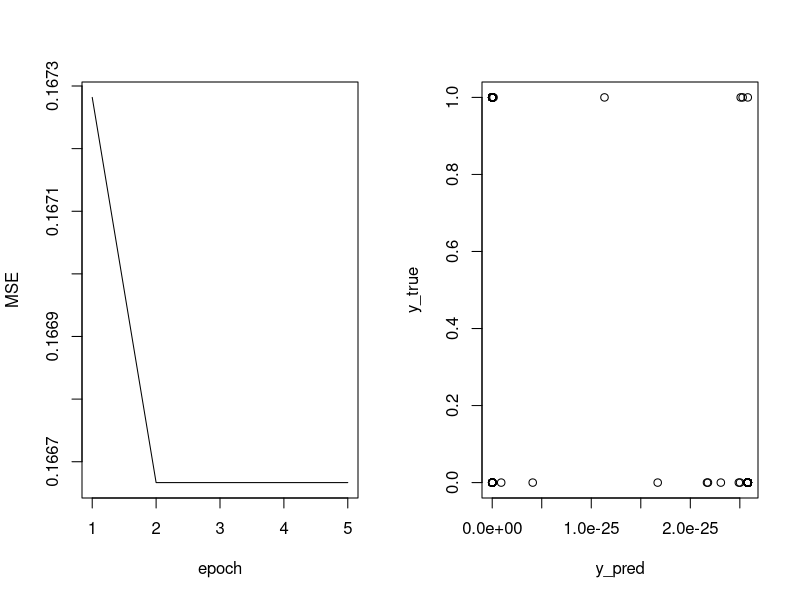

Write R code to recreate this figure.
# Clear workspace
# ------------------------------------------------------------------------------
rm(list = ls())

# Define functions
# ------------------------------------------------------------------------------

# Dot product between two vectors
dot_prod = function(a, b){
  stopifnot( is.numeric(a) & is.numeric(b) & length(a) == length(b) )
  ab = 0
  for( i in seq(from = 1, to = length(a)) ){
    ab = ab + (a[i] * b[i])
  }
  return(ab)
}

# Matrix multiplication
mat_mult = function(A, B){
  stopifnot( is.numeric(A) & is.numeric(B) & ncol(A) == nrow(B) )
  AB = matrix(nrow = nrow(A), ncol = ncol(B))
  for( i in 1:nrow(A) ){
    for( j in 1:ncol(B) ){
      AB[i,j] = dot_prod(A[i,],B[,j])
    }
  }
  return(AB)
}

# Sigmoid activation function
s = function(x){ 1 / (1 + exp(-x)) }

# Mean squared error function
mse = function(O, t){
  return( 1/2 * (O - t) ** 2 )
}

# Feed forward algorithm
feed_forward = function(x, v, w){
  x = matrix(c(x, 1)) # Add bias neuron
  h = rbind(mat_mult(v, x), 1) # Add bias neuron
  H = s(h)
  o = mat_mult(w, H)[1,1]
  O = s(o)
  return(O)
}

# Prepare data
# ------------------------------------------------------------------------------
X = iris[,-5]
colnames(X) = paste0('x', seq(1, ncol(X)))
X = apply(X, 2, function(x){ return( as.numeric(scale(x)) ) })
y = ifelse(iris$Species == 'setosa', 1, 0)
i = sample(seq(1, length(y)))
X = X[i,]
y = y[i]

# Set hyper parameters
n_hidden = 1    # Number of hidden neurons
epochs   = 5    # Number of epochs
epsilon  = 1000 # Learning rate

# Set dimensions for weight matrices
v_n_row = n_hidden     # to hidden layer
v_n_col = ncol(X) + 1  # From input layer
w_n_row = 1            # to output layer
w_n_col = n_hidden + 1 # From hidden layer

# Initialise weight matrices
v = matrix(data = rnorm(v_n_row * v_n_col), nrow = v_n_row, ncol = v_n_col)
w = matrix(data = rnorm(w_n_row * w_n_col), nrow = w_n_row, ncol = w_n_col)

# Run training
# ------------------------------------------------------------------------------
# Run back propagation
training = matrix(NA, nrow = epochs, ncol = 2)
for( l in seq(1, epochs) ){
  
  errors = rep(NA, nrow(X))
  
  for( i in seq(1, nrow(X)) ){
    
    # Feed Forward
    x_i = matrix(c(X[i,], 1)) # Add bias neuron
    h   = rbind(mat_mult(v, x_i), 1) # Add bias neuron
    H   = s(h)
    o   = mat_mult(w, H)[1,1]
    O   = s(o)
    
    # Calculate error of current prediction
    y_i = y[i]
    err = mse(O, y_i)
    errors[i] = err
    
    # Calculate value of delta function
    s_prime_o = (1 - O) * O
    delta = (O - y_i) * s_prime_o
    
    # Compute w-weights changes
    dE_dw = t(delta * H)
    
    # Compute v-weights changes
    s_prime_h = (1 - H) * H
    dE_dv = matrix(data = NA, nrow = nrow(v), ncol = ncol(v))
    for( j in 1:nrow(dE_dv) ){
      for( k in 1:ncol(dE_dv) ){
        dE_dv[j,k] = delta * w[1,j] * s_prime_h[j,1] * x_i[k,1]
      }
    }
    
    # Update weight matrices
    w = w - epsilon * dE_dw
    v = v - epsilon * dE_dv
    
  }
  
  # Calculate mean errors for current epoch
  training[l,] = c(l, mean(errors))
  
}

# Run predictions
# ------------------------------------------------------------------------------
y_true = y
y_pred = rep(NA, nrow(X))
for( i in seq(1, nrow(X)) ){
  y_pred[i] = feed_forward(X[i,], v, w)
}

# Plot results
# ------------------------------------------------------------------------------
par(mfrow=c(1,2))
plot(training, type = "l", xlab="epoch", ylab = "MSE")
plot(cbind(y_pred, y_true))
abline(v = 0.5, lty = 2)
